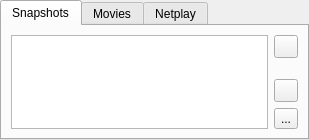
<?xml version="1.0" encoding="UTF-8"?>
<ui version="4.0">
 <class>EmbedderOptions</class>
 <widget class="QWidget" name="EmbedderOptions">
  <property name="geometry">
   <rect>
    <x>0</x>
    <y>0</y>
    <width>309</width>
    <height>140</height>
   </rect>
  </property>
  <property name="windowTitle">
   <string>Embedder options</string>
  </property>
  <layout class="QGridLayout" name="gridLayout">
   <property name="margin">
    <number>0</number>
   </property>
   <item row="0" column="0">
    <widget class="QTabWidget" name="tabWidgetEmbedderOptions">
     <property name="currentIndex">
      <number>0</number>
     </property>
     <widget class="QWidget" name="tabSnapshots">
      <attribute name="icon">
       <iconset resource="qmc2.qrc">
        <normaloff>:/data/img/camera.png</normaloff>:/data/img/camera.png</iconset>
      </attribute>
      <attribute name="title">
       <string>Snapshots</string>
      </attribute>
      <layout class="QGridLayout" name="gridLayout_2">
       <item row="0" column="1">
        <widget class="QToolButton" name="toolButtonTakeSnapshot">
         <property name="icon">
          <iconset resource="qmc2.qrc">
           <normaloff>:/data/img/camera.png</normaloff>:/data/img/camera.png</iconset>
         </property>
        </widget>
       </item>
       <item row="2" column="1">
        <widget class="QToolButton" name="toolButtonSaveSnapshot">
         <property name="icon">
          <iconset resource="qmc2.qrc">
           <normaloff>:/data/img/filesave.png</normaloff>:/data/img/filesave.png</iconset>
         </property>
        </widget>
       </item>
       <item row="3" column="1">
        <widget class="QToolButton" name="toolButtonSaveSnapshotAs">
         <property name="text">
          <string>...</string>
         </property>
         <property name="icon">
          <iconset resource="qmc2.qrc">
           <normaloff>:/data/img/filesaveas.png</normaloff>:/data/img/filesaveas.png</iconset>
         </property>
        </widget>
       </item>
       <item row="1" column="1">
        <spacer name="verticalSpacer">
         <property name="orientation">
          <enum>Qt::Vertical</enum>
         </property>
         <property name="sizeHint" stdset="0">
          <size>
           <width>20</width>
           <height>0</height>
          </size>
         </property>
        </spacer>
       </item>
       <item row="0" column="0" rowspan="4">
        <widget class="QListWidget" name="listWidgetSnapshots">
         <property name="mouseTracking">
          <bool>true</bool>
         </property>
         <property name="movement">
          <enum>QListView::Static</enum>
         </property>
         <property name="flow">
          <enum>QListView::LeftToRight</enum>
         </property>
         <property name="isWrapping" stdset="0">
          <bool>true</bool>
         </property>
         <property name="resizeMode">
          <enum>QListView::Adjust</enum>
         </property>
         <property name="viewMode">
          <enum>QListView::IconMode</enum>
         </property>
        </widget>
       </item>
      </layout>
     </widget>
     <widget class="QWidget" name="tabMovies">
      <attribute name="icon">
       <iconset resource="qmc2.qrc">
        <normaloff>:/data/img/movie.png</normaloff>:/data/img/movie.png</iconset>
      </attribute>
      <attribute name="title">
       <string>Movies</string>
      </attribute>
     </widget>
     <widget class="QWidget" name="tabNetplay">
      <attribute name="icon">
       <iconset resource="qmc2.qrc">
        <normaloff>:/data/img/world.png</normaloff>:/data/img/world.png</iconset>
      </attribute>
      <attribute name="title">
       <string>Netplay</string>
      </attribute>
     </widget>
    </widget>
   </item>
  </layout>
 </widget>
 <tabstops>
  <tabstop>tabWidgetEmbedderOptions</tabstop>
  <tabstop>listWidgetSnapshots</tabstop>
  <tabstop>toolButtonTakeSnapshot</tabstop>
  <tabstop>toolButtonSaveSnapshot</tabstop>
  <tabstop>toolButtonSaveSnapshotAs</tabstop>
 </tabstops>
 <resources>
  <include location="qmc2.qrc"/>
 </resources>
 <connections/>
</ui>
